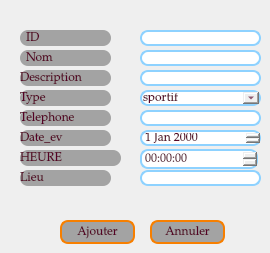
         <widget class="QWidget" name="tab">
          <attribute name="title">
           <string>Ajouter</string>
          </attribute>
          <widget class="QLabel" name="label_id">
           <property name="geometry">
            <rect>
             <x>20</x>
             <y>30</y>
             <width>91</width>
             <height>16</height>
            </rect>
           </property>
           <property name="styleSheet">
            <string notr="true">background-color:#A3A3A3;
color: rgb(86, 1, 38);
border-radius: 8px;
font-size: 12px;
font-family: Palatino Linotype;</string>
           </property>
           <property name="text">
            <string>  ID</string>
           </property>
          </widget>
          <widget class="QLabel" name="label_nom">
           <property name="geometry">
            <rect>
             <x>20</x>
             <y>50</y>
             <width>91</width>
             <height>16</height>
            </rect>
           </property>
           <property name="styleSheet">
            <string notr="true">background-color:#A3A3A3;
color: rgb(86, 1, 38);
border-radius: 8px;
font-size: 12px;
font-family: Palatino Linotype;</string>
           </property>
           <property name="text">
            <string>  Nom</string>
           </property>
          </widget>
          <widget class="QLabel" name="label_description">
           <property name="geometry">
            <rect>
             <x>20</x>
             <y>70</y>
             <width>91</width>
             <height>16</height>
            </rect>
           </property>
           <property name="styleSheet">
            <string notr="true">background-color:#A3A3A3;
color: rgb(86, 1, 38);
border-radius: 8px;
font-size: 12px;
font-family: Palatino Linotype;</string>
           </property>
           <property name="text">
            <string>Description</string>
           </property>
          </widget>
          <widget class="QLabel" name="label_type">
           <property name="geometry">
            <rect>
             <x>20</x>
             <y>90</y>
             <width>91</width>
             <height>16</height>
            </rect>
           </property>
           <property name="styleSheet">
            <string notr="true">background-color:#A3A3A3;
color: rgb(86, 1, 38);
border-radius: 8px;
font-size: 12px;
font-family: Palatino Linotype;</string>
           </property>
           <property name="text">
            <string>Type</string>
           </property>
          </widget>
          <widget class="QLabel" name="label_lieu">
           <property name="geometry">
            <rect>
             <x>20</x>
             <y>110</y>
             <width>91</width>
             <height>16</height>
            </rect>
           </property>
           <property name="styleSheet">
            <string notr="true">background-color:#A3A3A3;
color: rgb(86, 1, 38);
border-radius: 8px;
font-size: 12px;
font-family: Palatino Linotype;</string>
           </property>
           <property name="text">
            <string>Telephone</string>
           </property>
          </widget>
          <widget class="QLineEdit" name="lineEdit_id">
           <property name="geometry">
            <rect>
             <x>140</x>
             <y>30</y>
             <width>121</width>
             <height>16</height>
            </rect>
           </property>
           <property name="styleSheet">
            <string notr="true">padding: 1px;
border-style: solid;
border: 2px solid #8ed2ff;
border-radius: 8px;
font-size: 12px;
font-family: Palatino Linotype;
color: rgb(86, 1, 38);</string>
           </property>
           <property name="text">
            <string/>
           </property>
          </widget>
          <widget class="QLineEdit" name="lineEdit_telephone">
           <property name="geometry">
            <rect>
             <x>140</x>
             <y>110</y>
             <width>121</width>
             <height>16</height>
            </rect>
           </property>
           <property name="styleSheet">
            <string notr="true">padding: 1px;
border-style: solid;
border: 2px solid  #8ed2ff;
border-radius: 8px;
font-size: 12px;
font-family: Palatino Linotype;
color: rgb(86, 1, 38);</string>
           </property>
           <property name="text">
            <string/>
           </property>
          </widget>
          <widget class="QLineEdit" name="lineEdit_description">
           <property name="geometry">
            <rect>
             <x>140</x>
             <y>70</y>
             <width>121</width>
             <height>16</height>
            </rect>
           </property>
           <property name="styleSheet">
            <string notr="true">padding: 1px;
border-style: solid;
border: 2px solid  #8ed2ff;
border-radius: 8px;
font-size: 12px;
font-family: Palatino Linotype;
color: rgb(86, 1, 38);</string>
           </property>
           <property name="text">
            <string/>
           </property>
          </widget>
          <widget class="QLineEdit" name="lineEdit_nom">
           <property name="geometry">
            <rect>
             <x>140</x>
             <y>50</y>
             <width>121</width>
             <height>16</height>
            </rect>
           </property>
           <property name="styleSheet">
            <string notr="true">color: rgb(86, 1, 38);
padding: 1px;
border-style: solid;
border: 2px solid  #8ed2ff;
border-radius: 8px;
font-size: 12px;
font-family: Palatino Linotype;</string>
           </property>
           <property name="text">
            <string/>
           </property>
          </widget>
          <widget class="QPushButton" name="button_ajouter">
           <property name="geometry">
            <rect>
             <x>60</x>
             <y>220</y>
             <width>75</width>
             <height>24</height>
            </rect>
           </property>
           <property name="styleSheet">
            <string notr="true">background-color:#A3A3A3;
color: rgb(86, 1, 38);
padding: 1px;
border-style: solid;
border: 2px solid #f77f00;
border-radius: 8px;
font-size: 12px;
font-family: Palatino Linotype;</string>
           </property>
           <property name="text">
            <string>Ajouter</string>
           </property>
          </widget>
          <widget class="QPushButton" name="pushButton_annuler">
           <property name="geometry">
            <rect>
             <x>150</x>
             <y>220</y>
             <width>75</width>
             <height>24</height>
            </rect>
           </property>
           <property name="styleSheet">
            <string notr="true">background-color:#A3A3A3;
color: rgb(86, 1, 38);
padding: 1px;
border-style: solid;
border: 2px solid #f77f00;
border-radius: 8px;
font-size: 12px;
font-family: Palatino Linotype;</string>
           </property>
           <property name="text">
            <string>Annuler</string>
           </property>
          </widget>
          <widget class="QLabel" name="label_heure">
           <property name="geometry">
            <rect>
             <x>20</x>
             <y>150</y>
             <width>101</width>
             <height>16</height>
            </rect>
           </property>
           <property name="styleSheet">
            <string notr="true">background-color:#A3A3A3;
color: rgb(86, 1, 38);
border-radius: 8px;
font-size: 12px;
font-family: Palatino Linotype;</string>
           </property>
           <property name="text">
            <string>HEURE</string>
           </property>
          </widget>
          <widget class="QLabel" name="label_dateC">
           <property name="geometry">
            <rect>
             <x>20</x>
             <y>130</y>
             <width>91</width>
             <height>16</height>
            </rect>
           </property>
           <property name="styleSheet">
            <string notr="true">background-color:#A3A3A3;
color: rgb(86, 1, 38);
border-radius: 8px;
font-size: 12px;
font-family: Palatino Linotype;</string>
           </property>
           <property name="text">
            <string>Date_ev</string>
           </property>
          </widget>
          <widget class="QDateEdit" name="dateEdit_date_ev">
           <property name="geometry">
            <rect>
             <x>140</x>
             <y>130</y>
             <width>121</width>
             <height>16</height>
            </rect>
           </property>
           <property name="styleSheet">
            <string notr="true">padding: 1px;
color: rgb(86, 1, 38);
border-style: solid;
border: 2px solid  #8ed2ff;
border-radius: 8px;
font-size: 12px;
font-family: Palatino Linotype;</string>
           </property>
          </widget>
          <widget class="QLabel" name="label_lieu_3">
           <property name="geometry">
            <rect>
             <x>20</x>
             <y>170</y>
             <width>91</width>
             <height>16</height>
            </rect>
           </property>
           <property name="styleSheet">
            <string notr="true">background-color:#A3A3A3;
color: rgb(86, 1, 38);
border-radius: 8px;
font-size: 12px;
font-family: Palatino Linotype;</string>
           </property>
           <property name="text">
            <string>Lieu</string>
           </property>
          </widget>
          <widget class="QLineEdit" name="lineEdit_lieu">
           <property name="geometry">
            <rect>
             <x>140</x>
             <y>170</y>
             <width>121</width>
             <height>16</height>
            </rect>
           </property>
           <property name="styleSheet">
            <string notr="true">padding: 1px;
border-style: solid;
border: 2px solid  #8ed2ff;
border-radius: 8px;
font-size: 12px;
font-family: Palatino Linotype;
color: rgb(86, 1, 38);</string>
           </property>
           <property name="text">
            <string/>
           </property>
          </widget>
          <widget class="QTimeEdit" name="timeEdit_heure">
           <property name="geometry">
            <rect>
             <x>140</x>
             <y>149</y>
             <width>118</width>
             <height>20</height>
            </rect>
           </property>
           <property name="styleSheet">
            <string notr="true">padding: 1px;
color: rgb(86, 1, 38);
border-style: solid;
border: 2px solid  #8ed2ff;
border-radius: 8px;
font-size: 12px;
font-family: Palatino Linotype;</string>
           </property>
          </widget>
          <widget class="QComboBox" name="lineEdit_type">
           <property name="geometry">
            <rect>
             <x>140</x>
             <y>90</y>
             <width>121</width>
             <height>16</height>
            </rect>
           </property>
           <property name="styleSheet">
            <string notr="true">padding: 1px;
border-style: solid;
border: 2px solid  #8ed2ff;
border-radius: 8px;
font-size: 12px;
font-family: Palatino Linotype;
color: rgb(86, 1, 38);</string>
           </property>
           <item>
            <property name="text">
             <string>sportif</string>
            </property>
           </item>
           <item>
            <property name="text">
             <string>promotion</string>
            </property>
           </item>
           <item>
            <property name="text">
             <string>musique</string>
            </property>
           </item>
          </widget>
         </widget>
